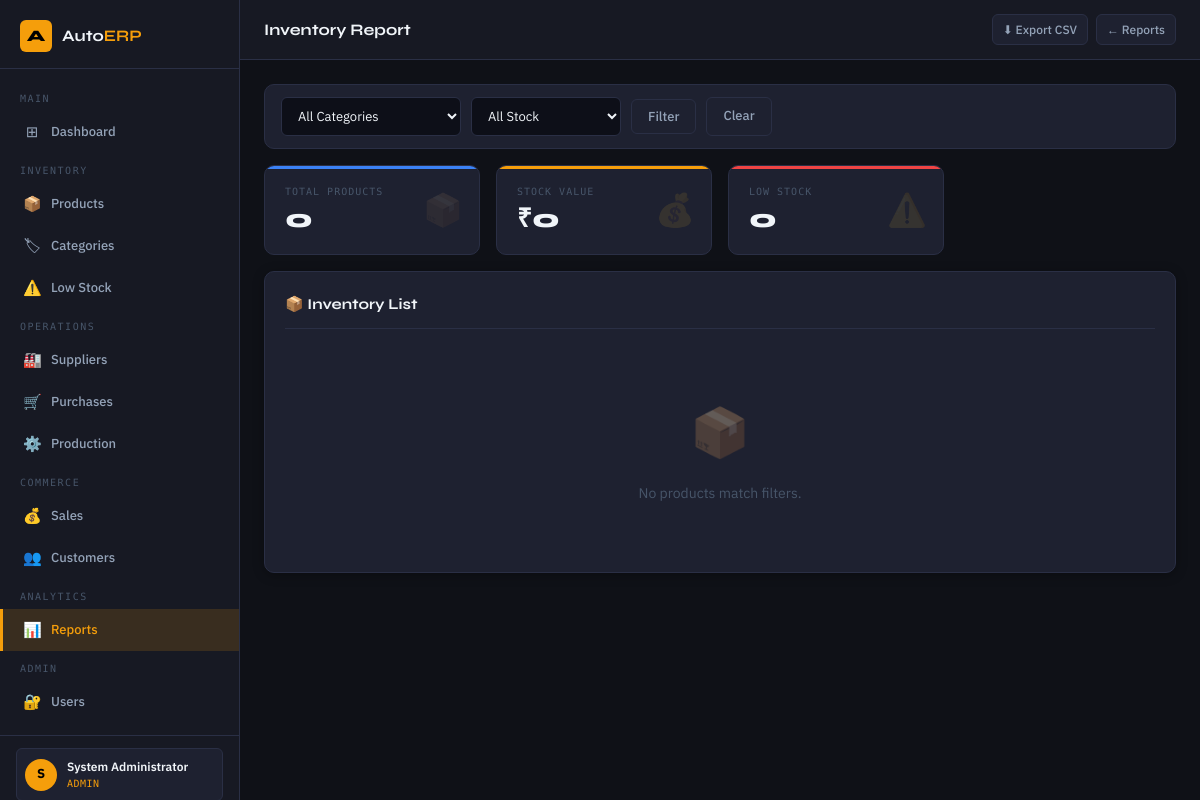
Screenshot of /reports/inventory (signed in) with the database file from the repository.
### tables this page shows
CREATE TABLE users (
    id          INTEGER PRIMARY KEY AUTOINCREMENT,
    username    TEXT UNIQUE NOT NULL,
    email       TEXT UNIQUE NOT NULL,
    full_name   TEXT NOT NULL,
    password_hash TEXT NOT NULL,
    role        TEXT NOT NULL DEFAULT 'staff',
    is_active   INTEGER NOT NULL DEFAULT 1,
    last_login  TEXT,
    created_at  TEXT DEFAULT (datetime('now'))
);

### app/routes/reports.py (the view, shortened to what this page needs)
@reports_bp.route('/inventory')
@login_required
def inventory_report():
    cat_f    = request.args.get('category', '')
    stock_f  = request.args.get('stock', '')
    db       = get_db()
    cats     = db.execute('SELECT * FROM categories ORDER BY name').fetchall()
    sql      = 'SELECT p.*,c.name AS cat_name FROM products p JOIN categories c ON c.id=p.category_id WHERE p.is_active=1'
    args     = []
    if cat_f:
        sql += ' AND p.category_id=?'; args.append(int(cat_f))
    if stock_f == 'low':
        sql += ' AND p.quantity<=p.low_stock_threshold'
    elif stock_f == 'out':
        sql += ' AND p.quantity=0'
    sql += ' ORDER BY p.name'
    products = [dict(r) for r in db.execute(sql, args).fetchall()]
    db.close()
    for p in products:
        p['stock_value'] = p['quantity'] * p['cost_price']
        p['is_low_stock'] = p['quantity'] <= p['low_stock_threshold']
    total_value     = sum(p['stock_value'] for p in products)
    low_stock_count = sum(1 for p in products if p['is_low_stock'])
    return render_template('reports/inventory_report.html',
        products=products, categories=[dict(c) for c in cats],
        category_id=cat_f, stock_filter=stock_f,
        total_value=total_value, total_items=len(products), low_stock_count=low_stock_count)

### app/auth_helpers.py (called while the page is built)
def login_required(f):
    @wraps(f)
    def decorated(*args, **kwargs):
        if 'user_id' not in session:
            flash('Please log in to access this page.', 'warning')
            return redirect(url_for('auth.login'))
        return f(*args, **kwargs)
    return decorated

def get_current_user():
    uid = session.get('user_id')
    if not uid:
        return None
    db = get_db()
    user = db.execute('SELECT * FROM users WHERE id=?', (uid,)).fetchone()
    db.close()
    return dict(user) if user else None

### app/database.py (called while the page is built)
def get_db():
    conn = sqlite3.connect(DB_PATH)
    conn.row_factory = sqlite3.Row
    conn.execute("PRAGMA foreign_keys = ON")
    return conn

### app/templates/reports/inventory_report.html (shortened to what this page needs)
{% extends "base.html" %}
{% block page_title %}Inventory Report{% endblock %}
{% block topbar_actions %}
  <a href="{{ url_for('reports.inventory_report', category=category_id, stock=stock_filter, export='csv') }}" class="btn btn-secondary btn-sm">⬇ Export CSV</a>
  <a href="{{ url_for('reports.index') }}" class="btn btn-secondary btn-sm">← Reports</a>
{% endblock %}
{% block content %}
<form method="GET">
  <div class="filter-bar">
    <select name="category" class="form-control" style="width:180px">
      <option value="">All Categories</option>
    </select>
    <select name="stock" class="form-control" style="width:150px">
      <option value="">All Stock</option>
    </select>
    <button type="submit" class="btn btn-secondary">Filter</button>
    <a href="{{ url_for('reports.inventory_report') }}" class="btn btn-secondary">Clear</a>
  </div>
</form>
<div class="stats-grid" style="margin-bottom:16px">
  <div class="stat-card blue"><div class="stat-label">Total Products</div><div class="stat-value">{{ total_items }}</div><div class="stat-icon">📦</div></div>
  <div class="stat-card amber"><div class="stat-label">Stock Value</div><div class="stat-value">₹{{ "{:,.0f}".format(total_value) }}</div><div class="stat-icon">💰</div></div>
  <div class="stat-card red"><div class="stat-label">Low Stock</div><div class="stat-value">{{ low_stock_count }}</div><div class="stat-icon">⚠️</div></div>
</div>
<div class="card">
  <div class="card-header"><div class="card-title">📦 Inventory List</div></div>
  {% if products %}
  <div class="table-wrapper">
    <table>
      <thead><tr><th>SKU</th><th>Product</th><th>Category</th><th>Unit</th><th>Qty</th><th>Cost</th><th>Sell</th><th>Value</th><th>Status</th></tr></thead>
      <tbody>
        {% for p in products %}
        <tr>
          <td><span class="sku">{{ p.sku }}</span></td>
          <td><a href="{{ url_for('inventory.view_product', pid=p.id) }}" style="color:var(--text-primary)">{{ p.name }}</a></td>
          <td>{{ p.cat_name }}</td>
          <td class="mono">{{ p.unit }}</td>
          <td><span class="badge {% if p.quantity==0 %}badge-danger{% elif p.is_low_stock %}badge-warning{% else %}badge-success{% endif %}">{{ p.quantity }}</span></td>
          <td class="mono">₹{{ "{:,.2f}".format(p.cost_price) }}</td>
          <td class="mono">₹{{ "{:,.2f}".format(p.selling_price) }}</td>
          <td class="mono text-accent">₹{{ "{:,.0f}".format(p.stock_value) }}</td>
          <td>{% if p.quantity==0 %}<span class="badge badge-danger">OUT</span>{% elif p.is_low_stock %}<span class="badge badge-warning">LOW</span>{% else %}<span class="badge badge-success">OK</span>{% endif %}</td>
        </tr>
        {% endfor %}
      </tbody>
      <tfoot>
        <tr>
          <td colspan="7" class="text-right fw-bold" style="padding:12px 14px;color:var(--text-secondary)">TOTAL VALUE</td>
          <td class="mono fw-bold text-accent" style="padding:12px 14px;font-size:15px">₹{{ "{:,.0f}".format(total_value) }}</td>
          <td></td>
        </tr>
      </tfoot>
    </table>
  </div>
  {% else %}
  <div class="empty-state"><div class="empty-state-icon">📦</div><div>No products match filters.</div></div>
  {% endif %}
</div>
{% endblock %}

### app/templates/base.html (shortened to what this page needs)
<!DOCTYPE html>
<html lang="en">
<head>
  <link rel="stylesheet" href="{{ url_for('static', filename='css/main.css') }}">
</head>
<body>
<div class="layout">
  <aside class="sidebar">
    <div class="sidebar-brand">
      <div class="sidebar-logo">A</div>
      <div class="sidebar-brand-name">Auto<span>ERP</span></div>
    </div>
    <nav class="sidebar-nav">
      <div class="nav-section-label">Main</div>
      <a class="nav-item" href="{{ url_for('dashboard.index') }}">
        <span class="nav-icon">⊞</span> Dashboard
      </a>
      <div class="nav-section-label">Inventory</div>
      <a class="nav-item" href="{{ url_for('inventory.index') }}">
        <span class="nav-icon">📦</span> Products
      </a>
      <a class="nav-item" href="{{ url_for('inventory.categories') }}">
        <span class="nav-icon">🏷</span> Categories
      </a>
      <a class="nav-item" href="{{ url_for('inventory.low_stock') }}">
        <span class="nav-icon">⚠️</span> Low Stock
      </a>
      <div class="nav-section-label">Operations</div>
      <a class="nav-item" href="{{ url_for('suppliers.index') }}">
        <span class="nav-icon">🏭</span> Suppliers
      </a>
      <a class="nav-item" href="{{ url_for('purchases.index') }}">
        <span class="nav-icon">🛒</span> Purchases
      </a>
      <a class="nav-item" href="{{ url_for('production.index') }}">
        <span class="nav-icon">⚙️</span> Production
      </a>
      <div class="nav-section-label">Commerce</div>
      <a class="nav-item" href="{{ url_for('sales.index') }}">
        <span class="nav-icon">💰</span> Sales
      </a>
      <a class="nav-item" href="{{ url_for('sales.customers') }}">
        <span class="nav-icon">👥</span> Customers
      </a>
      <div class="nav-section-label">Analytics</div>
      <a class="nav-item" href="{{ url_for('reports.index') }}">
        <span class="nav-icon">📊</span> Reports
      </a>
      {% if current_user and current_user.role == 'admin' %}
      <div class="nav-section-label">Admin</div>
      <a class="nav-item" href="{{ url_for('auth.users') }}">
        <span class="nav-icon">🔐</span> Users
      </a>
      {% endif %}
    </nav>
    <div class="sidebar-footer">
      {% if current_user %}
      <div class="sidebar-user">
        <div class="sidebar-user-avatar">{{ current_user.full_name[0].upper() }}</div>
        <div class="sidebar-user-info">
          <div class="sidebar-user-name">{{ current_user.full_name }}</div>
          <div class="sidebar-user-role">{{ current_user.role }}</div>
        </div>
      </div>
      {% endif %}
    </div>
  </aside>
  <div class="main-content">
    <header class="topbar">
      <div class="topbar-title">{% block page_title %}{% endblock %}</div>
      <div class="topbar-actions">{% block topbar_actions %}{% endblock %}</div>
    </header>
    <main class="page-content">
      {% block content %}{% endblock %}
    </main>
  </div>
</div>
</body>
</html>

### rows the page displays
users: full_name "S", full_name "System Administrator", role "ADMIN"

### other values shown
{{ total_items }} "0"
{{ "{:,.0f}".format(total_value) }} "0"
{{ low_stock_count }} "0"
